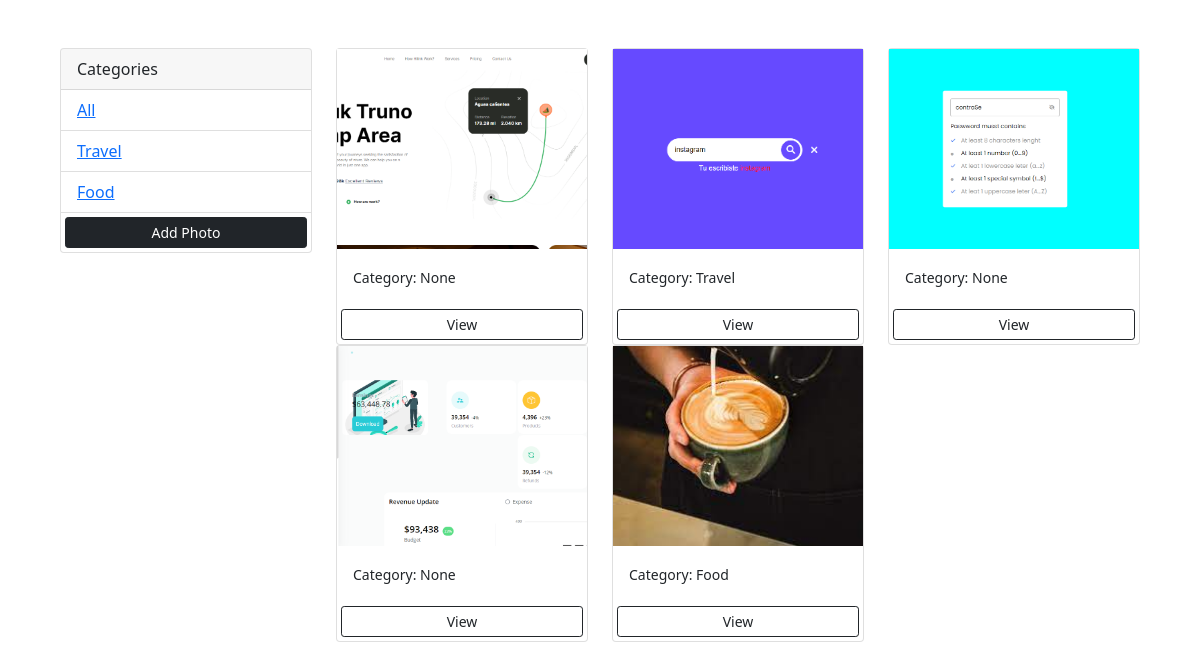
Before: / with the older database file.
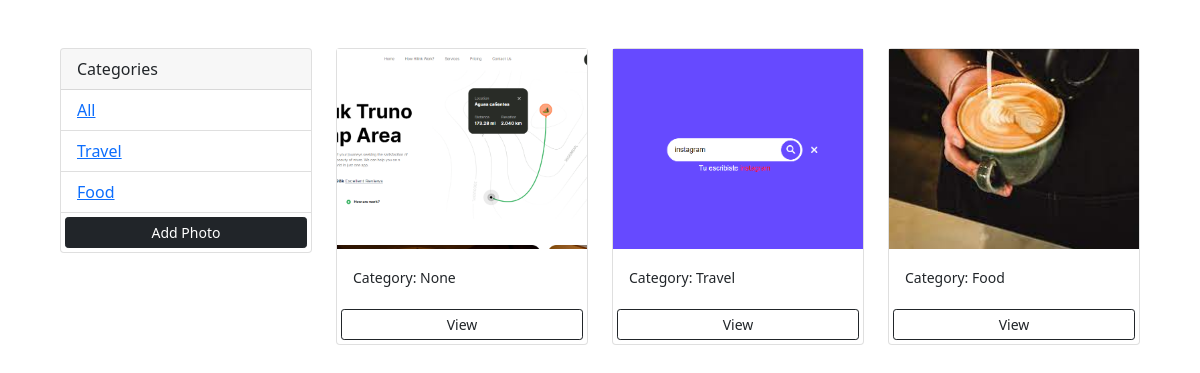
After: the same page with the newer database file.
### photos/models.py (models this page shows, shortened)
class Category (models.Model):
    name= models.CharField(max_length=100, null=False, blank=False)
    def __str__(self):
        return self.name

class Photo(models.Model):
    category  = models.ForeignKey(Category, on_delete=models.SET_NULL, null=True, blank=True)
    image  = models.ImageField(null=False, blank= False)
    description= models.TextField()

### photos/views.py (the view)
# urls.py: path('', views.gallery, name= 'gallery'),
def gallery(request):
    category = request.GET.get('category')
    if category == None:
        photos = Photo.objects.all()
    else:
        photos = Photo.objects.filter(category__name=category)
    categories = Category.objects.all()
    context = {'categories':categories , 'photos': photos }
    return render  (request,'photos/gallery.html', context)

### photos/templates/photos/gallery.html (shortened to what this page needs)
<!DOCTYPE html>
<html lang="en">
<head>
    <link href="https://cdn.jsdelivr.net/npm/bootstrap@5.0.2/dist/css/bootstrap.min.css" rel="stylesheet">
</head>
<body class="m-5">
     <div class="container">
        <div class="row">
            <div class="col-md-3">
                <div class="card">
                    <div class="card-header">
                      Categories
                    </div>
                    <ul class="list-group list-group-flush">
                      <li class="list-group-item">
                        <a href="{% url 'gallery' %}"> All</a>
                      </li>
                      {% for category in categories %}
                      <li class="list-group-item">
                        <a href="{% url 'gallery' %}?category={{category.name}}">{{category.name}}</a>
                      </li>
                      {% endfor %}
                      <a href="{% url 'addPhoto' %}" class="btn btn-dark btn-block btn-sm  m-1">Add Photo</a>
                    </ul>
                  </div>
            </div>
            <div class="col-md-9">
                <div class="row" >
                  {% for photo in photos %}
                   <div class="col-md-4">
                    <div class="card" >
                        <img src="{{photo.image.url}}" class="image-thumbail" alt="...">
                        <div class="card-body">
                          <small class="card-text">Category: {{photo.category}}</small>
                        </div>
                        <a  href="{% url 'photo' photo.pk %}" class="btn btn-outline-dark btn-sm m-1">View</a>
                    </div>
                  </div>
                  {% empty %}
                        <h3>No photos...</h3>
                  {% endfor %}
                   </div>
                </div>
            </div>
        </div>
</body>
</html>

### photos/templates/photos/gallery.html (style rules this page uses)
.image-thumbail { height: 200px; object-fit: cover; }

Changed rows visible on the page:
removed Photo: image (picture), category "None"
removed Photo: image (picture), category "None"
